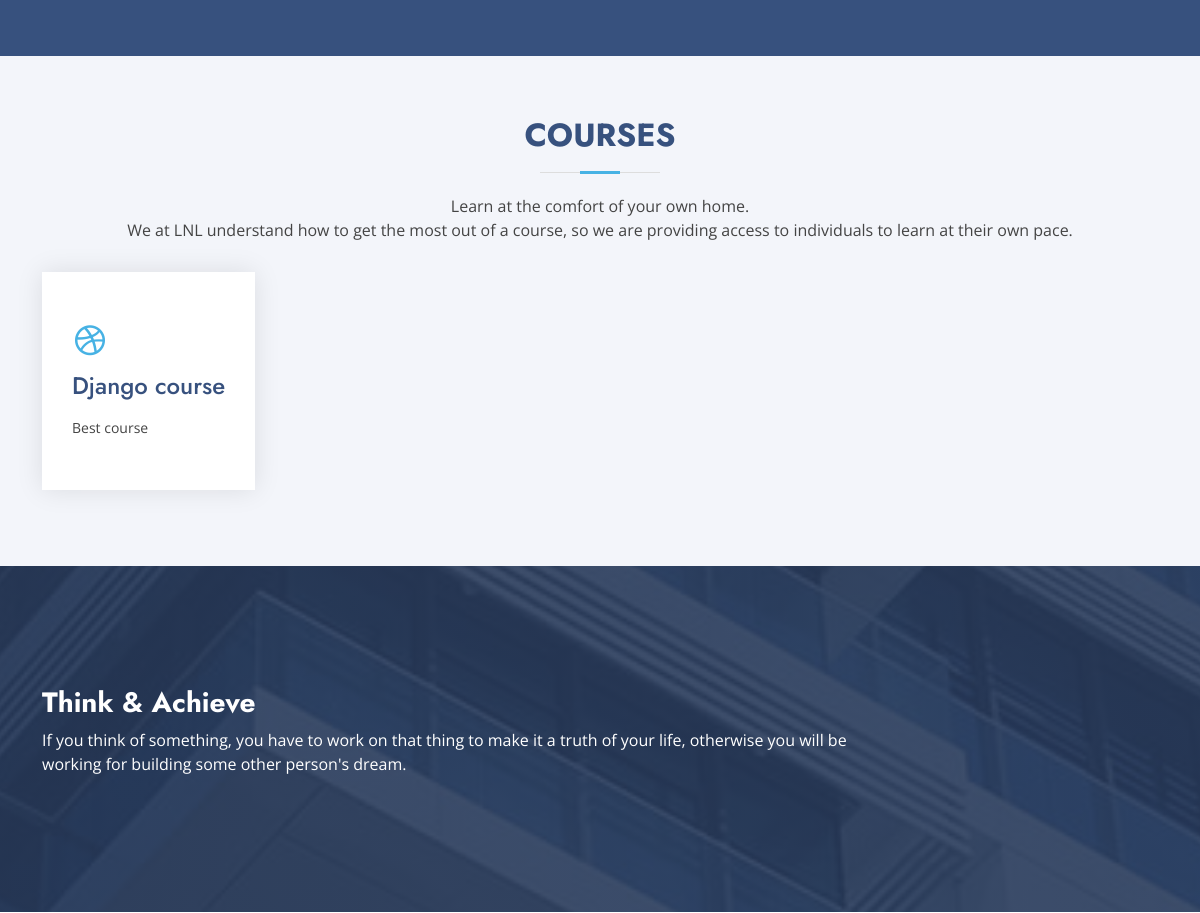
The app's page /index (middle part), older data.
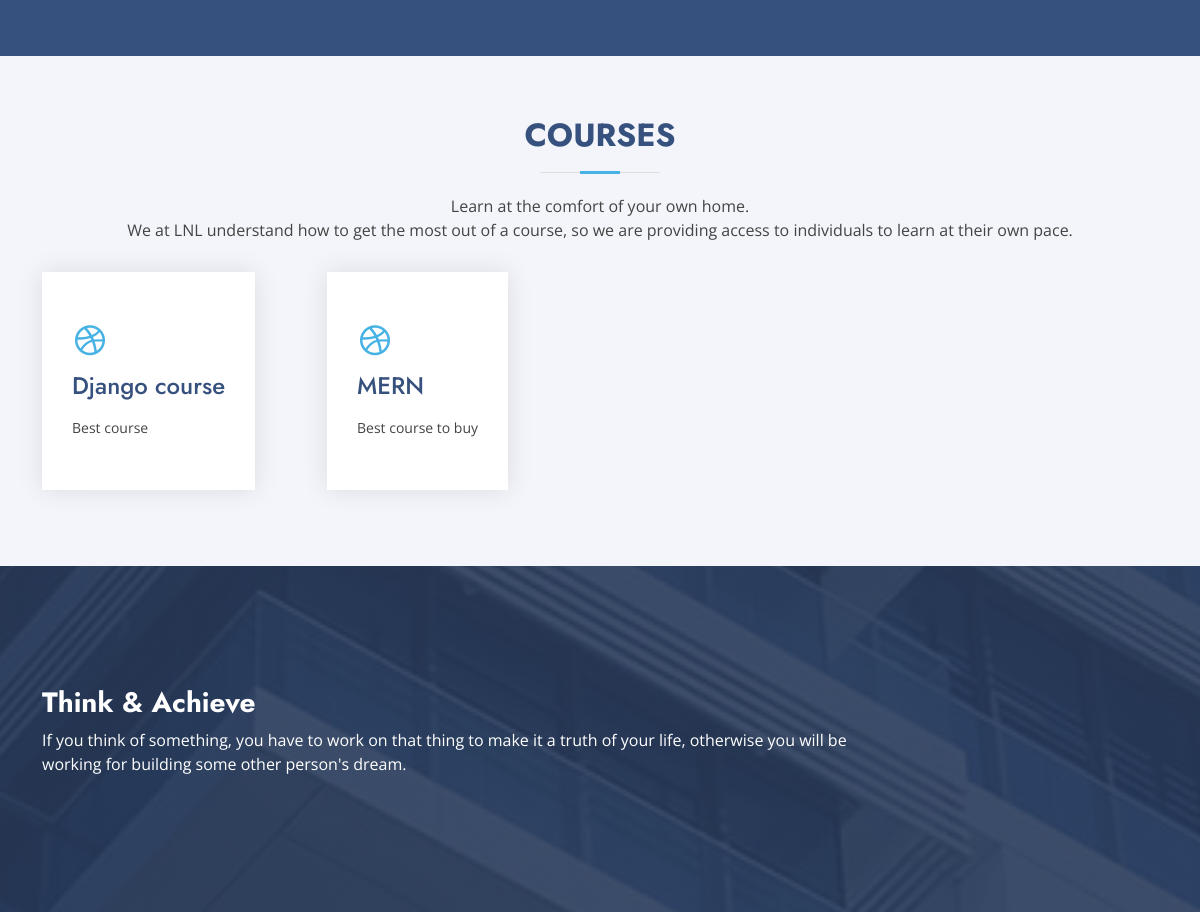
The same page, newer data.
### app/models.py (models this page shows, shortened)
class course(models.Model):
    courseid = models.UUIDField(primary_key=True, default=uuid.uuid4, editable=False)
    course_name = models.CharField(max_length=200, default='' , null = False)
    course_detail = models.CharField(max_length=200, default='' , null = False)
    cover_image = models.ImageField(null = False, blank= False)

### app/views.py (the view)
# urls.py: path('index', views.index, name = "index"),
def index(request):
    data = course.objects.all()
    context ={
        "data" : data,
    }
    return render(request, "index.html", context)

### app/templates/index.html (shortened to what this page needs)
{% extends "layout.html" %}
{% load static %}
{% block body %}
<section id="hero" class="d-flex align-items-center">
</section>
<main id="main">
  <section id="courses" class="services section-bg">
    <div class="container" data-aos="fade-up">
      <div class="section-title">
        <h2>Courses</h2>
        <p>Learn at the comfort of your own home. <br> We at LNL understand how to get the most out of a course, so we are providing access to individuals to learn at their own pace.</p>
      </div>
      <div class="row">
        {% for i in data %}
        <div class="col-xl-3 mb-3 col-md-6 d-flex align-items-stretch" data-aos="zoom-in" data-aos-delay="100">
          <div class="icon-box">
            <div class="icon"><i class="bx bxl-dribbble"></i></div>
            <h4><a href="">{{i.course_name}}</a></h4>
            <p>{{i.course_detail}}</p>
          </div>
        </div>
        {% endfor %}
      </div>
      </div>
    </section>
    <section id="cta" class="cta">
      <div class="container" data-aos="zoom-in">
        <div class="row">
          <div class="col-lg-9 text-center text-lg-start">
            <h3>Think & Achieve</h3>
            <p> If you think of something, you have to work on that thing to make it a truth of your life, otherwise you will be working for building some other person's dream.</p>
          </div>
        </div>
      </div>
    </section>
  </main>
{% endblock %}

### app/templates/layout.html (shortened to what this page needs)
{% load static %}
<!DOCTYPE html>
<html lang="en">
<head>
  <link href="{% static 'app/vendor/aos/aos.css' %}" rel="stylesheet">
  <link href="{% static 'app/vendor/bootstrap/css/bootstrap.min.css' %}" rel="stylesheet">
  <link href="{% static 'app/vendor/bootstrap-icons/bootstrap-icons.css' %}" rel="stylesheet">
  <link href="{% static 'app/vendor/boxicons/css/boxicons.min.css' %}" rel="stylesheet">
  <link href="{% static 'app/vendor/glightbox/css/glightbox.min.css' %}" rel="stylesheet">
  <link href="{% static 'app/vendor/remixicon/remixicon.css' %}" rel="stylesheet">
  <link href="{% static 'app/vendor/swiper/swiper-bundle.min.css' %}" rel="stylesheet">
  <link href="{% static 'app/css/style.css' %}" rel="stylesheet">
  <link href="{% static 'app/css/connect.css' %}" rel="stylesheet">
</head>
<body>
  {% block body %}
  {% endblock %}
</body>
</html>

### static/app/css/style.css (style rules this page uses)
body { font-family: "Open Sans", sans-serif; color: #444444; }
a { color: #47b2e4; text-decoration: none; }
h1, h2, h3, h4, h5, h6 { font-family: "Jost", sans-serif; }
#hero { width: 100%; height: 80vh; background: #37517e; }
section { padding: 60px 0; overflow: hidden; }
.section-bg { background-color: #f3f5fa; }
.section-title { text-align: center; padding-bottom: 30px; }
.section-title h2 { font-size: 32px; font-weight: bold; text-transform: uppercase; margin-bottom: 20px; padding-bottom: 20px; position: relative; color: #37517e; }
.section-title h2::before { content: ""; position: absolute; display: block; width: 120px; height: 1px; background: #ddd; bottom: 1px; left: calc(50% - 60px); }
.section-title h2::after { content: ""; position: absolute; display: block; width: 40px; height: 3px; background: #47b2e4; bottom: 0; left: calc(50% - 20px); }
.section-title p { margin-bottom: 0; }
.services .icon-box { box-shadow: 0px 0 25px 0 rgba(0, 0, 0, 0.1); padding: 50px 30px; transition: all ease-in-out 0.4s; background: #fff; }
.services .icon-box .icon { margin-bottom: 10px; }
.services .icon-box .icon i { color: #47b2e4; font-size: 36px; transition: 0.3s; }
.services .icon-box h4 { font-weight: 500; margin-bottom: 15px; font-size: 24px; }
.services .icon-box h4 a { color: #37517e; transition: ease-in-out 0.3s; }
.services .icon-box p { line-height: 24px; font-size: 14px; margin-bottom: 0; }
.cta { background: linear-gradient(rgba(40, 58, 90, 0.9), rgba(40, 58, 90, 0.9)), url("../img/cta-bg.jpg") fixed center center; background-size: cover; padding: 120px 0; }
.cta h3 { color: #fff; font-size: 28px; font-weight: 700; }
.cta p { color: #fff; }

### static/app/css/connect.css (style rules this page uses)
h4 { font-size: 2.5em; }

Row changes from the older to the newer data that the page shows:
added course: course_name "MERN", course_detail "Best course to buy"
